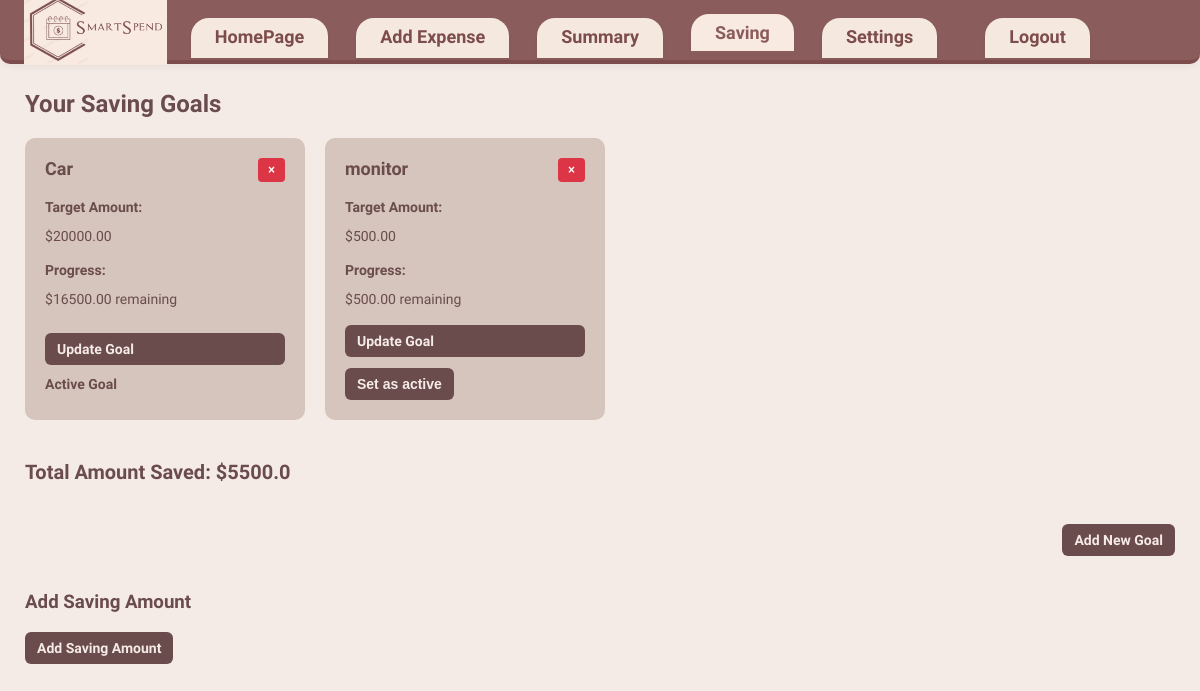
The page /saving on the database its author committed.
### tables this page shows
CREATE TABLE Goals (
                        id INTEGER PRIMARY KEY AUTOINCREMENT,
                        name TEXT,
                        target_amount REAL,
                        is_active BOOLEAN,
                        created_at TEXT,
                        updated_at TEXT
                    , is_completed BOOLEAN DEFAULT 0, completed BOOLEAN DEFAULT 0, completed_at TEXT);

### app.py (the view)
@app.route('/saving')
def saving():
    with db_manager.connect() as conn:
        c = conn.cursor()
        c.execute('SELECT * FROM Goals')
        goals_raw = c.fetchall()
        c.execute('SELECT SUM(amount) FROM Expenses WHERE category = "saving"')
        total_saved = c.fetchone()[0] or 0.0
        goals = []
        for goal in goals_raw:
            goal_id = goal[0]
            target_amount = goal[2]
            c.execute('SELECT SUM(amount) FROM Expenses WHERE category = "saving" AND description = ?', (goal[1],))
            progress = c.fetchone()[0] or 0.0
            remaining = target_amount - progress
            if remaining < 0:
                remaining = 0.0
            new_goal = (goal[0], goal[1], goal[2], goal[3], remaining, goal[4], goal[5])
            goals.append(new_goal)
    return render_template('saving.html', goals=goals, total_saved=total_saved)

### app.py (called while the page is built)
    @contextmanager
    def connect(self):
        if not hasattr(self._local, 'connection'):
            self._local.connection = sqlite3.connect(self.db_name, check_same_thread=False)
            self._local.connection.row_factory = sqlite3.Row
        try:
            yield self._local.connection
        except Exception:
            self._local.connection.rollback()
            raise
        else:
            self._local.connection.commit()

### templates/saving.html (shortened to what this page needs)
<!DOCTYPE html>
<html lang="en">
<head>
  <link rel="stylesheet" href="{{ url_for('static', filename='saving.css') }}">
</head>
<body>
  <div class="main-content">
    <header class="navbar">
      <img src="{{ url_for('static', filename='logo.png') }}" alt="SmartSpend Logo" class="nav-logo">
      <nav>
        <a href="/home">HomePage</a>
        <a href="/add">Add Expense</a>
        <a href="/summary">Summary</a>
        <a href="/saving" class="active">Saving</a>
        <a href="/settings">Settings</a>
        <a href="/logout" style="float: right; margin-left: 20px;">Logout</a>
      </nav>
    </header>
    <main>
      <h2>Your Saving Goals</h2>
      <div class="goals-container">
        {% for goal in goals %}
          <div class="goal-card">
            <div style="display: flex; justify-content: space-between; align-items: flex-start;">
              <h3>{{ goal[1] }}</h3>
              <form action="/delete-goal/{{ goal[0] }}" method="POST" style="margin: 0;">
                <button type="submit" style="background-color: #dc3545; color: white; border: none; padding: 5px 10px; border-radius: 4px; cursor: pointer; font-size: 12px;" onclick="return confirm('Are you sure you want to delete this goal?')">×</button>
              </form>
            </div>
            <label>Target Amount:</label>
            <p>${{ "%.2f"|format(goal[2]) }}</p>
            <label>Progress:</label>
            <p>${{ "%.2f"|format(goal[4]) }} remaining</p>
            <div class="buttons">
              <label for="toggle-update-{{ goal[0] }}" class="toggle-label">Update Goal</label>
              {% if not goal[3] %}
                <form action="/set-active/{{ goal[0] }}" method="POST">
                  <button type="submit">Set as active</button>
                </form>
              {% else %}
                <p><strong>Active Goal</strong></p>
              {% endif %}
            </div>
          </div>
        {% endfor %}
      </div>
      <div class="total-saved">
        Total Amount Saved: <strong>${{ total_saved }}</strong>
      </div>
      <div class="add-goal-container">
        <label for="toggle-add-goal" class="toggle-label">Add New Goal</label>
      </div>
      <div class="add-saving-expense-container" style="margin-top: 30px;">
        <h3>Add Saving Amount</h3>
        <label for="toggle-add-saving" class="toggle-label">Add Saving Amount</label>
      </div>
    </main>
  </div>
</body>
</html>

### static/saving.css (style rules this page uses)
body { margin: 0; font-family: 'Work Sans', sans-serif; background-color: #f5ebe6; color: #6b4c4c; }
.navbar { background-color: #8b5c5c; display: flex; align-items: center; justify-content: flex-start; padding: 0; height: 60px; border-bottom: 4px solid #7d4c4c; border-radius: 0 0 10px 10px; box-shadow: 0 2px 8px rgba(0,0,0,0.06); margin-top: 0; position: fixed; top: 0; left: 0; right: 0; z-index: 1000; }
.nav-logo { height: 70px; margin-left: 24px; margin-right: 24px; }
.navbar nav { display: flex; gap: 18px; }
.navbar nav a { color: #7d4c4c; text-decoration: none; font-size: 18px; font-family: 'Baloo Bhai', cursive; font-weight: 700; background: #f5e9df; border-radius: 18px 18px 0 0; padding: 8px 24px; margin-right: 10px; box-shadow: 0 2px 4px rgba(0,0,0,0.04); border: none; transition: background 0.2s; position: relative; top: 8px; }
.navbar nav a.active, .navbar nav a:focus { background: #F9EAE1; color: #8b5c5c; border-bottom: 3px solid #8b5c5c; top: 4px; }
main { margin-top: 90px; margin-right: 25px; margin-left: 25px; }
main h2 { font-weight: 700; font-size: 24px; margin-bottom: 20px; }
.goals-container { display: flex; gap: 20px; flex-wrap: wrap; }
.goal-card { background-color: #D5C5BC; border-radius: 10px; padding: 20px; width: 280px; box-sizing: border-box; box-shadow: 0 px 5px rgba(107,76,76,0.3); display: flex; flex-direction: column; gap: 10px; }
.goal-card h3 { font-weight: 700; font-size: 18px; margin: 0 0 10px 0; }
.goal-card label { font-weight: 700; font-size: 14px; display: block; margin-bottom: 3px; }
.goal-card p { margin: 0 0 8px 0; font-size: 14px; }
.goal-card .buttons { display: flex; flex-direction: column; gap: 8px; margin-top: auto; }
.goal-card button { background-color: #6b4c4c; color: #f5ebe6; border: none; border-radius: 6px; padding: 8px 12px; font-weight: 600; cursor: pointer; transition: background-color 0.3s ease; font-size: 14px; }
.total-saved { margin-top: 40px; font-weight: 700; font-size: 20px; }
.total-saved strong { font-weight: 900; }
.add-goal-container { margin-top: 40px; display: flex; justify-content: flex-end; align-items: center; gap: 10px; }
form button { background-color: #6b4c4c; color: #f5ebe6; border: none; border-radius: 6px; padding: 8px 12px; font-weight: 600; cursor: pointer; transition: background-color 0.3s ease; font-size: 14px; }

### templates/saving.html (style rules this page uses)
.toggle-label { cursor: pointer; color: #f5ebe6; font-weight: 700; background-color: #6b4c4c; border-radius: 6px; padding: 8px 12px; text-decoration: none; margin-bottom: 5px; display: inline-block; border: none; font-size: 14px; user-select: none; transition: background-color 0.3s ease; }

### rows shown on the page
Goals: name "Car", target_amount "20000.00", goal "16500.00", is_active "Active Goal"
Goals: name "monitor", target_amount "500.00"

### other values the page prints
{{ total_saved }} "5500.0"
